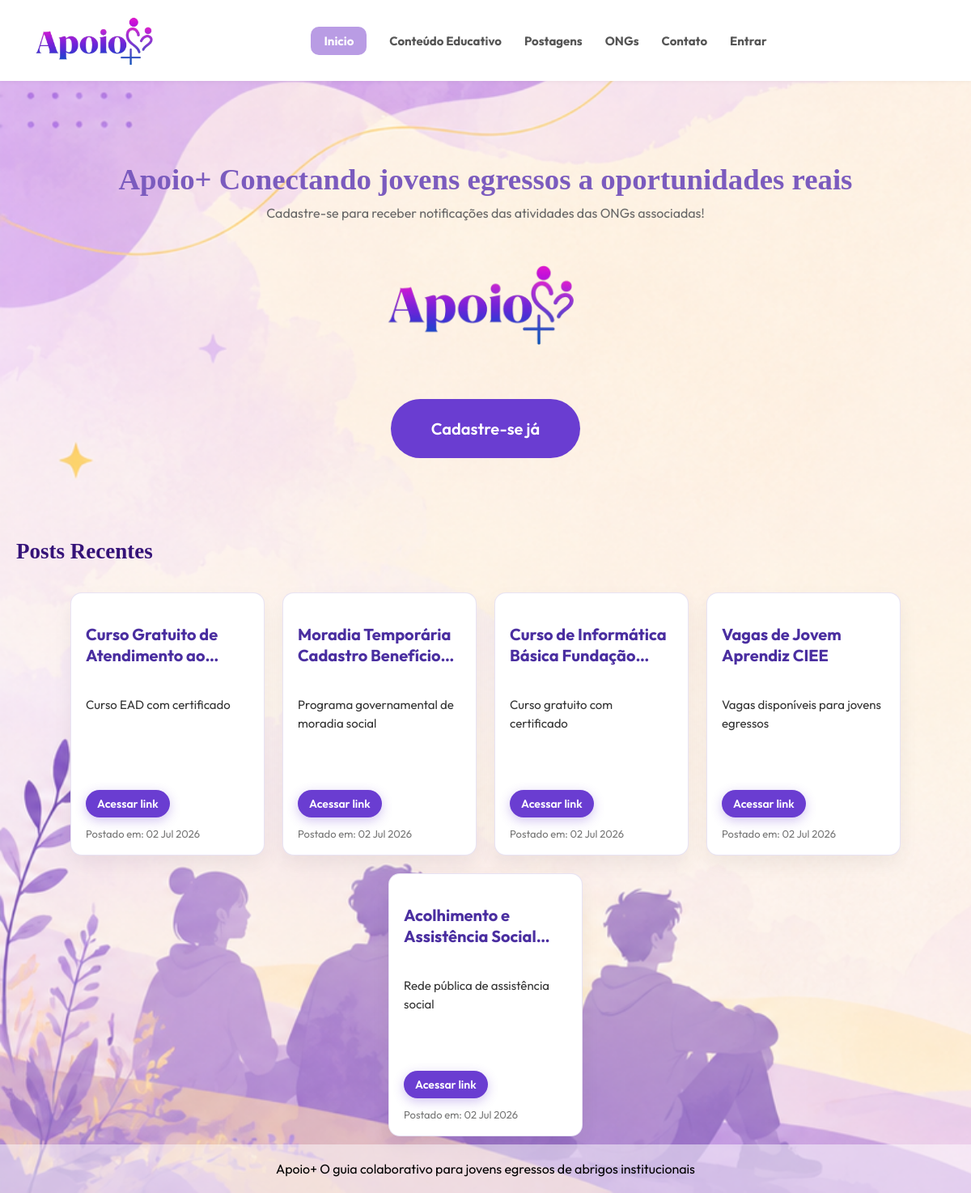
Before: /frontend/telas/inicio.php with the older database file.
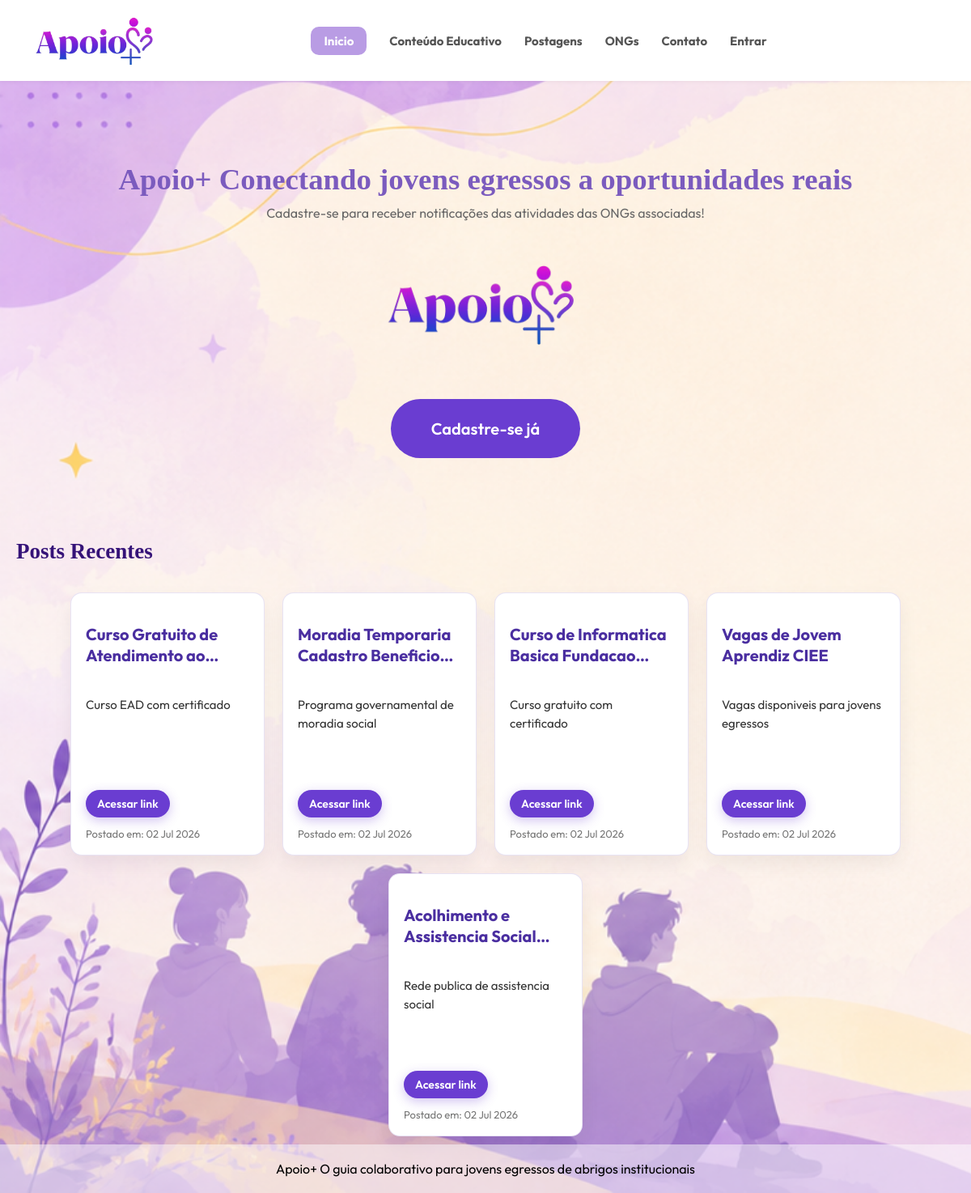
After: the same page with the newer database file.
### tables this page shows
CREATE TABLE `postagens` (
  `id` int(11) NOT NULL AUTO_INCREMENT,
  `ong_id` int(11) NOT NULL,
  `titulo` varchar(200) NOT NULL,
  `descricao` varchar(60) NOT NULL,
  `link` varchar(255),
  `categoria` varchar(120) NOT NULL DEFAULT '',
  `data_postagem` timestamp NOT NULL DEFAULT current_timestamp(),
  PRIMARY KEY (`id`),
  KEY `ong_id` (`ong_id`),
  CONSTRAINT `postagens_ibfk_1` FOREIGN KEY (`ong_id`) REFERENCES `ongs` (`id`) ON DELETE CASCADE ON UPDATE CASCADE
);

### frontend/telas/inicio.php (the view, shortened to what this page needs)
<?php
require_once('../../backend/funcionalidades/config.php');
require_once(__DIR__ . '/../componentes/layout.php');
?>
<!DOCTYPE html>
<html lang="pt-br">
<head>
    <link rel="stylesheet" href="<?= caminhoEstilo('estilos.css') ?>">
    <link rel="stylesheet" href="<?= caminhoEstilo('postagens.css') ?>">
</head>
<body>
    <?php renderizarCabecalho('inicio'); ?>
    <main>
        <?php
        if (!isset($_SESSION['usuario']) && (!isset($_SESSION['ong']))) {
            echo '<section id="hero">';
            echo '<h1 class="titulo-tela">Apoio+   Conectando jovens egressos a oportunidades reais</h1>';
            echo '<p>Cadastre-se para receber notifica&ccedil;&otilde;es das atividades das ONGs associadas!</p>';
            echo '<img src="../imagens/apoiomais.png?v=' . APOIO_ASSET_VERSION . '" alt="logo" class="foto_comeco">';
            echo '<a href="cadastro.php" class="btn-primary">Cadastre-se j&aacute;</a>';
            echo '</section>';
        }
        ?>
        <section id="oportunidades">
            <h2 class="titulo-tela">Posts Recentes</h2>
            <?php
                $consulta = $mysqli->prepare("SELECT * FROM postagens ORDER BY data_postagem DESC LIMIT 5");
                $consulta->execute();
                $resultado = $consulta->get_result();
                if ($resultado->num_rows == 0) {
                    echo '<div class="card">';
                    echo '<h3>Buscando Postagens recentes</h3>';
                    echo '<p>Nenhuma postagem encontrada!</p>';
                    echo '</div>';
                } else {
                    $meses = [
                        1 => 'Jan',
                        2 => 'Fev',
                        3 => 'Mar',
                        4 => 'Abr',
                        5 => 'Mai',
                        6 => 'Jun',
                        7 => 'Jul',
                        8 => 'Ago',
                        9 => 'Set',
                        10 => 'Out',
                        11 => 'Nov',
                        12 => 'Dez'
                    ];
                    echo "<div class='card-post'>";
                    while ($dados = $resultado->fetch_assoc()) {
                        $timestampPostagem = strtotime($dados['data_postagem']);
                        $dataPostagem = date("d", $timestampPostagem) . " " . $meses[(int) date("n", $timestampPostagem)] . " " . date("Y", $timestampPostagem);
                        echo "<div class='post'>";
                        echo "<h2>" . htmlspecialchars($dados['titulo']) . "</h2>";
                        echo "<p class='descricao'>" . nl2br(htmlspecialchars($dados['descricao'])) . "</p>";
                        echo "<p><a href='" . htmlspecialchars($dados['link']) . "' target='_blank' class='ver-mais'>Acessar link</a></p>";
                        echo "<p class='data'>Postado em: " . $dataPostagem . "</p>";
                        echo "</div>";
                    }
                    echo "</div>";
                }
            ?>
        </section>
    </main>
    <?php renderizarRodape(); ?>
</body>
</html>

### frontend/componentes/layout.php (shortened to what this page needs)
<?php
function caminhoEstilo(string $arquivo, int $nivel = 0): string
{
    return str_repeat('../', $nivel + 1) . 'estilos/' . $arquivo . '?v=' . APOIO_ASSET_VERSION;
}
function renderizarCabecalho(string $paginaAtiva = '', int $nivel = 0): void
{
    $prefixoTelas = str_repeat('../', $nivel);
    $prefixoFrontend = str_repeat('../', $nivel + 1);
    $linksPrincipais = [
        'inicio' => ['Inicio', 'inicio.php'],
        'conteudo' => ['Conteúdo Educativo', 'conteudo_educativo.php'],
        'postagens' => ['Postagens', 'postagens.php'],
        'ongs' => ['ONGs', 'ongs.php'],
        'contato' => ['Contato', 'contato.php'],
    ];
    $classeLink = static fn (string $pagina): string => $paginaAtiva === $pagina ? ' class="active" aria-current="page"' : '';
    ?>
    <header>
        <a href="<?= htmlspecialchars($prefixoTelas . 'inicio.php', ENT_QUOTES, 'UTF-8') ?>" id="logo-img" aria-label="Ir para a página inicial">
            <img src="<?= htmlspecialchars($prefixoFrontend . 'imagens/apoiomais.png?v=' . APOIO_ASSET_VERSION, ENT_QUOTES, 'UTF-8') ?>" alt="Apoio+" class="logo-header">
        </a>
        <nav id="options-header" aria-label="Navegação principal">
            <ul>
                <?php foreach ($linksPrincipais as $pagina => [$rotulo, $destino]) { ?>
                    <li><a href="<?= htmlspecialchars($prefixoTelas . $destino, ENT_QUOTES, 'UTF-8') ?>"<?= $classeLink($pagina) ?>><?= htmlspecialchars($rotulo, ENT_QUOTES, 'UTF-8') ?></a></li>
                <?php } ?>
                <?php if (!isset($_SESSION['usuario']) && !isset($_SESSION['ong'])) { ?>
                    <li><a href="<?= $prefixoTelas ?>login.php"<?= $classeLink('login') ?>>Entrar</a></li>
                <?php } ?>
            </ul>
        </nav>
    </header>
    <?php
}
function renderizarRodape(int $nivel = 0): void
{
    ?>
    <footer>
        <p>Apoio+ O guia colaborativo para jovens egressos de abrigos institucionais</p>
    </footer>
    <?php
}

### frontend/estilos/estilos.css (style rules this page uses)
* { font-family: 'Outfit', sans-serif; margin: 0; padding: 0; box-sizing: border-box; }
.titulo-tela { font-family: 'Fredoka', serif; }
body { margin: 0; background: white; background-image: url('../imagens/fundopessoas.png'); background-size: cover; color: #333; grid-auto-flow: column; }
header { position: fixed; top: 0; left: 0; right: 0; z-index: 1000; max-width: 100%; padding: 20px 30px; background: rgb(255, 255, 255); display: flex; align-items: center; box-shadow: 0 1px 5px rgba(0,0,0,0.05); }
main { padding-top: 120px; min-height: calc(100vh - 240px); }
a { text-decoration: none; }
#logo-img { display: flex; width: 20%; justify-content: center; align-items: center; }
#logo-img .logo-header { display: block; object-fit: contain; }
#options-header { width: 80%; display: flex; justify-content: center; }
#options-header ul { list-style: none; display: flex; gap: 28px; margin: 0; padding: 0; }
#options-header ul li a { text-decoration: none; color: #555; font-size: 15px; font-weight: bold; transition: .2s; }
#options-header .active { color: white; background: #B99CE4; padding: 8px 16px; border-radius: 10px; }
#hero { text-align: center; padding: 80px 20px; }
#hero h1 { font-size: 2.3rem; color: #7B5BBE; font-weight: 700; }
#hero p { margin-top: 10px; color: #666; }
.btn-primary { display: inline-block; margin-top: 20px; padding: 24px 50px; background: #6a3dd1; color: white; border-radius: 67px; text-decoration: none; font-weight: 600; font-size: 20px; transition: .2s; }
.foto_comeco { display: block; margin-left: auto; margin-right: auto; max-width: 300px; }
main h2 { margin-left: 30px; margin-top: 20px; margin-bottom: 25px ; color: #1b0622; font-size: 27px; border: 10px; align-self: normal; }
#oportunidades > h2, #posts > h2 { color: #351378; }
#oportunidades > h2 { width: min(calc(100% - 40px), 1288px); margin: 20px auto 25px; }
footer { text-align: center; padding: 20px; margin-top: 50px; background: rgba(255, 255, 255, 0.5); }
footer p { color: black; }
#logo-img { display: flex !important; align-items: center !important; justify-content: center !important; height: 60px !important; width: 180px !important; overflow: hidden !important; }
#logo-img .logo-header { display: block !important; height: 140% !important; width: auto !important; transform: scale(1.5) !important; object-fit: contain !important; }
body { display: flex !important; flex-direction: column !important; min-height: 100vh !important; margin: 0 !important; }
main, .main-container { flex: 1 !important; }
footer { margin-top: auto !important; }

### frontend/estilos/postagens.css (style rules this page uses)
.card-post { display: flex; flex-wrap: wrap; justify-content: center; align-items: stretch; gap: 22px; width: min(calc(100% - 40px), 1288px); margin: 14px auto 0; padding: 10px 0; }
.post { width: 240px; min-height: 320px; background: #ffffff; border-radius: 14px; padding: 18px; border: 1px solid rgba(140, 118, 197, 0.2); box-shadow: 0 10px 25px rgba(0,0,0,0.06); display: flex; flex-direction: column; gap: 12px; transition: transform .2s ease, box-shadow .2s ease; }
.post h2 { font-size: 20px; line-height: 1.3; color: #4a2ea0; font-weight: 700; margin-left: 0px; min-height: 52px; display: -webkit-box; -webkit-line-clamp: 2; -webkit-box-orient: vertical; overflow: hidden; }
.post .descricao { font-size: 15px; color: #333; line-height: 1.5; min-height: 104px; max-height: 104px; overflow: hidden; text-overflow: ellipsis; }
.post p { margin: 0; }
.post .data { font-size: 13px; color: #777; margin-top: auto; }
.post .ver-mais { display: inline-block; width: max-content; margin-top: 0; padding: 8px 14px; background: #6a3dd1 ; color: #fff; text-decoration: none; border-radius: 20px; font-size: 14px; font-weight: 600; transition: .2s ease; box-shadow: 0 4px 14px rgba(106, 61, 209, 0.3); }

Changed rows visible on the page:
changed postagens "Programa governamental de moradia social": titulo "Moradia Temporária Cadastro…" → "Moradia Temporaria Cadastro…"
changed postagens "Curso gratuito com certificado": titulo "Curso de Informática Básica…" → "Curso de Informatica Basica…"
changed postagens "Vagas de Jovem Aprendiz CIEE": descricao "Vagas disponíveis para jovens egressos" → "Vagas disponiveis para jovens egressos"
changed postagens: titulo "Acolhimento e Assistência…" → "Acolhimento e Assistencia…"; descricao "Rede pública de assistência social" → "Rede publica de assistencia social"
